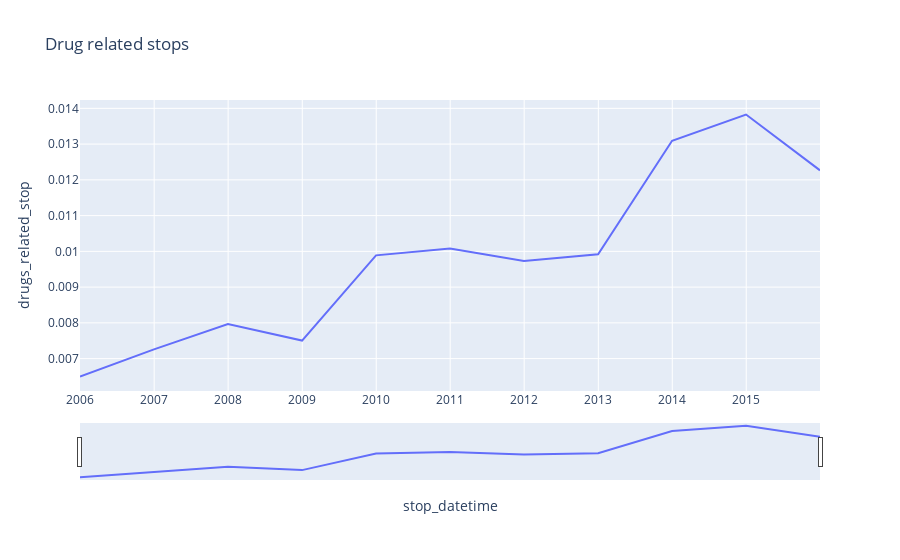

This figure's notebook cell:
### Code cell
# Create the basic line chart in plotly

fig = px.line(data_frame=df_annual_drug_rate,
              x='stop_datetime',
              y='drugs_related_stop',
              title="Drug related stops",
              height=500)

# make slider under visible
fig.update_xaxes(
    rangeslider_visible=True)

    
fig.show(renderer="jupyterlab")

### Figure 1 — Plotly figure (JSON) as saved in the notebook; plotly's stock layout.template omitted (floating-point values rounded to 4 significant figures)
{"data": [{"hovertemplate": "stop_datetime=%{x}<br>drugs_related_stop=%{y}<extra></extra>", "legendgroup": "", "line": {"color": "#636efa", "dash": "solid"}, "marker": {"symbol": "circle"}, "mode": "lines", "name": "", "orientation": "v", "showlegend": false, "type": "scatter", "x": ["2005-12-31T00:00:00", "2006-12-31T00:00:00", "2007-12-31T00:00:00", "2008-12-31T00:00:00", "2009-12-31T00:00:00", "2010-12-31T00:00:00", "2011-12-31T00:00:00", "2012-12-31T00:00:00", "2013-12-31T00:00:00", "2014-12-31T00:00:00", "2015-12-31T00:00:00"], "xaxis": "x", "y": [0.006501, 0.007258, 0.00797, 0.007505, 0.009889, 0.01008, 0.009731, 0.009921, 0.01309, 0.01383, 0.01227], "yaxis": "y"}], "layout": {"autosize": true, "legend": {"tracegroupgap": 0}, "title": {"text": "Drug related stops"}, "xaxis": {"anchor": "y", "autorange": true, "domain": [0, 1], "range": ["2005-12-31", "2015-12-31"], "rangeslider": {"autorange": true, "range": ["2005-12-31", "2015-12-31"], "visible": true, "yaxis": {"_template": null, "rangemode": "match"}}, "title": {"text": "stop_datetime"}, "type": "date"}, "yaxis": {"anchor": "x", "autorange": true, "domain": [0, 1], "range": [0.006094, 0.01423], "title": {"text": "drugs_related_stop"}, "type": "linear"}}}
